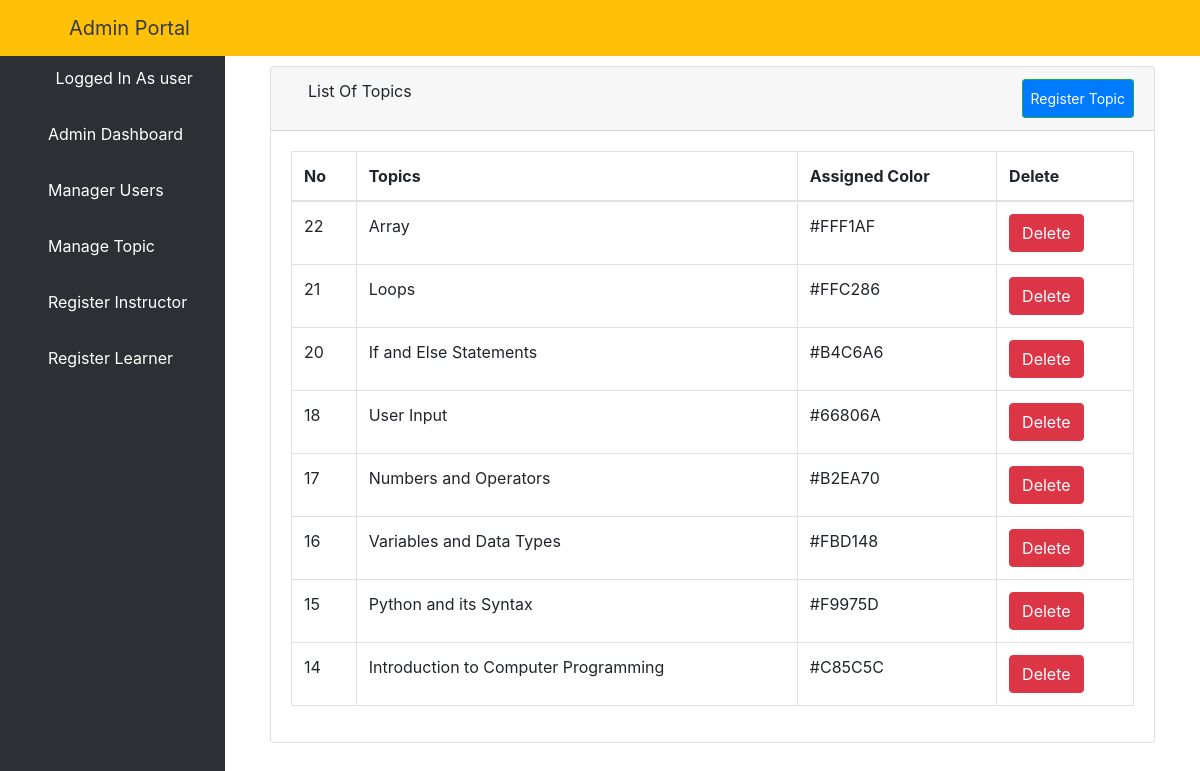
Screenshot of /alcourse/ (signed in) with the database file from the repository.
### elearn/models.py (models this page shows, shortened)
class User(AbstractUser):
    is_learner = models.BooleanField(default=False)
    is_instructor = models.BooleanField(default=False)
    is_admin = models.BooleanField(default=False)

class Course(models.Model):
    name = models.CharField(max_length=30)
    color = models.CharField(max_length=7, default='#007bff')

### elearn/views.py (the view)
# urls.py: path('alcourse/', views.ListCourseView.as_view(), name='alcourse'),
class ListCourseView(LoginRequiredMixin, ListView):
    model = course
    template_name = 'dashboard/admin/list_courses.html'
    context_object_name = 'courses'
    paginated_by = 10
    def get_queryset(self):
        return Course.objects.order_by('-id')

### elearn/templates/dashboard/admin/list_courses.html (shortened to what this page needs)
{% extends 'dashboard/admin/base.html' %}
{% block body %}
    <div class="container-fluid">
        <div class="row">
            <div class="col-12 mb-3">
                <div class="col-12 mb-3">
                    <div id="content-wrapper">
                        <div class="container-fluid">
                            <div class="card mb-3">
                                <div class="card-header">
                                    <i class="fas fa-table"></i>
                                    List Of Topics
                                    <a class="btn btn-sm btn-success" href="{% url 'course' %}"
                                       style="padding: 8px; float: right; background-color: #007bff; color: white;">Register
                                        Topic</a>
                                </div>
                                <div class="card-body">
                                    <div class="table-responsive">
                                        <table class="table table-bordered" id="dataTable" width="100%" cellspacing="0">
                                            <thead>
                                            <tr>
                                                <th>No</th>
                                                <th>Topics</th>
                                                <th>Assigned Color</th>
                                                <th>Delete</th>
                                            </tr>
                                            </thead>
                                            <tbody>
                                            {% if courses %}
                                                {% for course in courses %}
                                                    <tr>
                                                        <td>{{ course.id }}</td>
                                                        <td>{{ course.name }}</td>
                                                        <td>{{ course.color }}</td>
                                                        <td>
                                                            <a href="{% url 'adcourse' course.pk %}">
                                                                <button type="button" class="btn btn-danger"> Delete
                                                                </button>
                                                            </a></td>
                                                    </tr>
                                                {% endfor %}
                                            {% endif %}
                                            </tbody>
                                        </table>
                                    </div>
                                </div>
                            </div>
                        </div>
                    </div>
                </div>
            </div>
        </div>
    </div>
{% endblock %}

### elearn/templates/dashboard/admin/base.html (shortened to what this page needs)
<!DOCTYPE html>
<html lang="en">
<head>
    {% load static %}
    <link href="{% static 'vendor/fontawesome-free/css/all.min.css' %}" rel="stylesheet" type="text/css">
    <link href="{% static 'vendor/datatables/dataTables.bootstrap4.css' %}" rel="stylesheet">
    <link href="{% static 'css/sb-admin.css' %}" rel="stylesheet">
</head>
<body id="page-top">
<nav class="navbar navbar-expand navbar-dark bg-warning fixed-top">
    <button class="btn btn-link btn-sm text-dark order-1 order-sm-0" id="sidebarToggle" href="#">
        <i class="fas fa-bars"></i>
    </button>
    <a class="navbar-brand ml-4 text-dark" href="{% url 'dashboard' %}">Admin Portal</a>
    <ul class="navbar-nav ml-auto ml-md-0">
        <li class="nav-item dropdown no-arrow">
            <a class="nav-link dropdown-toggle" href="#" id="userDropdown" role="button" data-toggle="dropdown"
               aria-haspopup="true" aria-expanded="false">
                <i class="fas fa-user-circle fa-fw text-dark mr-3"></i>
            </a>
        </li>
    </ul>
</nav>
<div id="wrapper" style="padding-top: 50px;">
    <ul class="sidebar navbar-nav">
         <li class="nav-item active">
            <a class="nav-link" href="{% url 'dashboard' %}">
                <i class="fas fa-user-circle fa-fw text-warning"></i>
                <span>Logged In As {{ user.username }}</span>
            </a>
        </li>
        <li class="nav-item active">
            <a class="nav-link" href="{% url 'dashboard' %}">
                <i class="fa fa-home" aria-hidden="true"></i>
                <span>Admin Dashboard</span>
            </a>
        </li>
        <li class="nav-item">
            <a class="nav-link" href="{% url 'aluser' %}">
                <i class="fas fa-users"></i>
                <span style="color: white">Manager Users</span>
            </a>
        </li>
        <li class="nav-item dropdown no-arrow">
            <a class="nav-link dropdown-toggle" data-toggle="dropdown" aria-haspopup="true" aria-expanded="false"
               href="">
                <i class="fas fa-bell"></i>
                <span style="color: white">Manage Topic</span>
            </a>
        </li>
        <li class="nav-item">
            <a class="nav-link" href="{% url 'isign' %}">
                <i class="fas fa-chalkboard-teacher"></i>
                <span style="color: white">Register Instructor</span>
            </a>
        </li>
        <li class="nav-item">
            <a class="nav-link" href="{% url 'addlearner' %}">
                <i class="fas fa-user-graduate"></i>
                <span style="color: white">Register Learner</span>
            </a>
        </li>
    </ul>
    {% block body %}{% endblock %}
</div>

### rows the page displays
User: username "user"
Course: id "22", name "Array", color "#FFF1AF"
Course: id "21", name "Loops", color "#FFC286"
Course: id "20", name "If and Else Statements", color "#B4C6A6"
Course: id "18", name "User Input", color "#66806A"
Course: id "17", name "Numbers and Operators", color "#B2EA70"
Course: id "16", name "Variables and Data Types", color "#FBD148"
Course: id "15", name "Python and its Syntax", color "#F9975D"
Course: id "14", name "Introduction to Computer Programming", color "#C85C5C"
